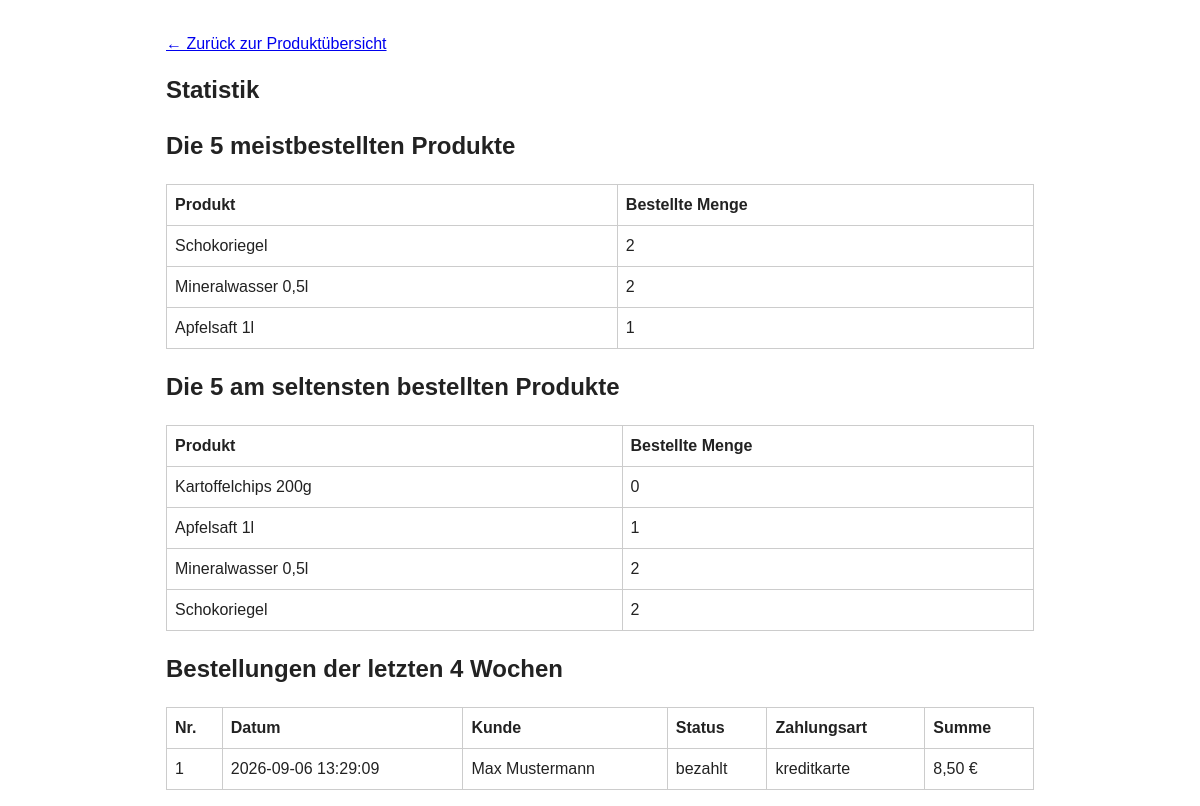
The app's page /statistik.php with its own data.
### tables this page shows
CREATE TABLE produkt (
    produkt_id INT AUTO_INCREMENT PRIMARY KEY,  
    kategorie_id INT NOT NULL,  
    bezeichnung VARCHAR(150) NOT NULL,  
    beschreibung TEXT,  
    preis DECIMAL(10,2) NOT NULL,  
    bild_pfad VARCHAR(255),  
    lagerbestand INT NOT NULL DEFAULT 0,  
    aktiv TINYINT(1) NOT NULL DEFAULT 1,  
    erstellt_am DATETIME NOT NULL DEFAULT CURRENT_TIMESTAMP,  
    FOREIGN KEY (kategorie_id) REFERENCES kategorie(kategorie_id)  
);

CREATE TABLE bestellung (
    bestellung_id INT AUTO_INCREMENT PRIMARY KEY,  
    kunde_id INT NOT NULL,  
    rechnungsadresse_id INT NOT NULL,  
    lieferadresse_id INT NOT NULL,  
    bestelldatum DATETIME NOT NULL DEFAULT CURRENT_TIMESTAMP,  
    status ENUM('offen', 'bezahlt', 'versandt', 'storniert') NOT NULL DEFAULT 'offen',  
    zahlungsart ENUM('rechnung', 'kreditkarte') NOT NULL,  
    gesamtbetrag DECIMAL(10,2) NOT NULL,  
    FOREIGN KEY (kunde_id) REFERENCES kunde(kunde_id),  
    FOREIGN KEY (rechnungsadresse_id) REFERENCES adresse(adresse_id),  
    FOREIGN KEY (lieferadresse_id) REFERENCES adresse(adresse_id)  
);

CREATE TABLE kunde (
    kunde_id INT AUTO_INCREMENT PRIMARY KEY,  
    vorname VARCHAR(100) NOT NULL,  
    nachname VARCHAR(100) NOT NULL,  
    email VARCHAR(150) NOT NULL UNIQUE,  
    telefon VARCHAR(50),  
    passwort_hash VARCHAR(255) NULL,  
    erstellt_am DATETIME NOT NULL DEFAULT CURRENT_TIMESTAMP  
);

### public/statistik.php (called while the page is built, shortened)
<?php
require_once __DIR__ . '/../src/Repository/StatistikRepository.php';
$repo = new StatistikRepository();
$topProdukte = $repo->meistBestellteProdukte(5);
$flopProdukte = $repo->seltenBestellteProdukte(5);
$bestellungen = $repo->bestellungenLetzteVierWochen();
require __DIR__ . '/../templates/statistik.php';

### src/Repository/StatistikRepository.php (called while the page is built, shortened)
<?php
class StatistikRepository
{
    public function meistBestellteProdukte(int $anzahl = 5): array
    {
        $db = Database::getConnection();
        $limit = (int) $anzahl;
        $sql = 'SELECT p.produkt_id, p.bezeichnung, SUM(bp.menge) AS gesamtmenge
                FROM bestellposition bp
                JOIN produkt p ON p.produkt_id = bp.produkt_id
                GROUP BY p.produkt_id, p.bezeichnung
                ORDER BY gesamtmenge DESC
                LIMIT ' . $limit;
        return $db->query($sql)->fetchAll();
    }
    public function seltenBestellteProdukte(int $anzahl = 5): array
    {
        $db = Database::getConnection();
        $limit = (int) $anzahl;
        $sql = 'SELECT p.produkt_id, p.bezeichnung, COALESCE(SUM(bp.menge), 0) AS gesamtmenge
                FROM produkt p
                LEFT JOIN bestellposition bp ON bp.produkt_id = p.produkt_id
                GROUP BY p.produkt_id, p.bezeichnung
                ORDER BY gesamtmenge ASC
                LIMIT ' . $limit;
        return $db->query($sql)->fetchAll();
    }
    public function bestellungenLetzteVierWochen(): array
    {
        $db = Database::getConnection();
        $sql = 'SELECT b.bestellung_id, b.bestelldatum, b.status, b.zahlungsart, b.gesamtbetrag,
                       k.vorname, k.nachname
                FROM bestellung b
                JOIN kunde k ON k.kunde_id = b.kunde_id
                WHERE b.bestelldatum >= (NOW() - INTERVAL 4 WEEK)
                ORDER BY b.bestelldatum DESC';
        return $db->query($sql)->fetchAll();
    }
}

### templates/statistik.php (the view, shortened to what this page needs)
<!DOCTYPE html>
<html lang="de">
<head>
    <link rel="stylesheet" href="assets/css/style.css">
</head>
<body>
    <div class="container">
        <p class="nav-links"><a href="index.php">&larr; Zurück zur Produktübersicht</a></p>
        <h1>Statistik</h1>
        <h2>Die 5 meistbestellten Produkte</h2>
        <div class="tabelle-wrapper">
            <table>
                <thead>
                    <tr><th>Produkt</th><th>Bestellte Menge</th></tr>
                </thead>
                <tbody>
                    <?php if (empty($topProdukte)):  ?>
                        <tr><td colspan="2">Noch keine Bestellungen vorhanden.</td></tr>
                    <?php else:  ?>
                        <?php foreach ($topProdukte as $zeile):  ?>
                            <tr>
                                <td><?= htmlspecialchars($zeile['bezeichnung'])  ?></td>
                                <td><?= (int) $zeile['gesamtmenge']  ?></td>
                            </tr>
                        <?php endforeach; ?>
                    <?php endif; ?>
                </tbody>
            </table>
        </div>
        <h2>Die 5 am seltensten bestellten Produkte</h2>
        <div class="tabelle-wrapper">
            <table>
                <thead>
                    <tr><th>Produkt</th><th>Bestellte Menge</th></tr>
                </thead>
                <tbody>
                    <?php if (empty($flopProdukte)):  ?>
                        <tr><td colspan="2">Keine Produkte vorhanden.</td></tr>
                    <?php else:  ?>
                        <?php foreach ($flopProdukte as $zeile):  ?>
                            <tr>
                                <td><?= htmlspecialchars($zeile['bezeichnung'])  ?></td>
                                <td><?= (int) $zeile['gesamtmenge']  ?></td>
                            </tr>
                        <?php endforeach; ?>
                    <?php endif; ?>
                </tbody>
            </table>
        </div>
        <h2>Bestellungen der letzten 4 Wochen</h2>
        <div class="tabelle-wrapper">
            <table>
                <thead>
                    <tr><th>Nr.</th><th>Datum</th><th>Kunde</th><th>Status</th><th>Zahlungsart</th><th>Summe</th></tr>
                </thead>
                <tbody>
                    <?php if (empty($bestellungen)):  ?>
                        <tr><td colspan="6">Keine Bestellungen in den letzten 4 Wochen.</td></tr>
                    <?php else:  ?>
                        <?php foreach ($bestellungen as $zeile):  ?>
                            <tr>
                                <td><?= (int) $zeile['bestellung_id']  ?></td>
                                <td><?= htmlspecialchars($zeile['bestelldatum'])  ?></td>
                                <td><?= htmlspecialchars($zeile['vorname'] . ' ' . $zeile['nachname'])  ?></td>
                                <td><?= htmlspecialchars($zeile['status'])  ?></td>
                                <td><?= htmlspecialchars($zeile['zahlungsart'])  ?></td>
                                <td><?= number_format((float) $zeile['gesamtbetrag'], 2, ',', '.')  ?> €</td>
                            </tr>
                        <?php endforeach; ?>
                    <?php endif; ?>
                </tbody>
            </table>
        </div>
    </div>
</body>
</html>

### public/assets/css/style.css (style rules this page uses)
* { box-sizing: border-box; }
body { font-family: sans-serif; margin: 0; line-height: 1.5; color: #222; }
.container { max-width: 900px; margin: 0 auto; padding: 1rem; }
.nav-links { margin-bottom: 1rem; }
.nav-links a { margin-right: 1rem; }
h1 { font-size: 1.5rem; }
.tabelle-wrapper { overflow-x: auto; }
table { border-collapse: collapse; width: 100%; min-width: 420px; }
th, td { border: 1px solid #ccc; padding: 0.5rem; text-align: left; }

### records on screen
produkt: bezeichnung "Schokoriegel", gesamtmenge "2"
produkt: bezeichnung "Mineralwasser 0,5l", gesamtmenge "2"
produkt: bezeichnung "Apfelsaft 1l", gesamtmenge "1"
produkt: bezeichnung "Kartoffelchips 200g", gesamtmenge "0"
bestellung: bestellung_id "1", bestelldatum "2026-09-06 13:29:09", kunde.nachname "Max Mustermann", status "bezahlt", zahlungsart "kreditkarte", gesamtbetrag "8,50"
